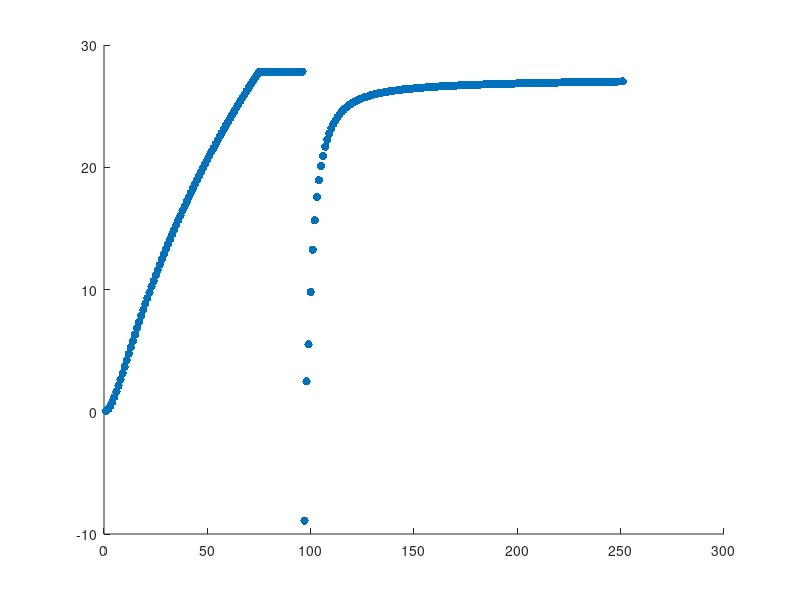

MATLAB code for this plot:
% Linear Differential Equation Plot
clc; clear;

realCD = .47;
BMass = 200;
PMass = 50;
GVol = 200;
z = 1; %initial altitude in meters
dz = 0; %initial change in altitude is 0 meters
vol = GVol; %the initial balloon volume is equal to the amount of air pumped in. (m^3)
dVol = 0; %the change of the volume is initally 0
r = 287; %This is the gas constant. Units are J/(kgK). 
Mb = 4.0026; %This is the molecular weight of the balloon gas (Helium)
p = 101325;%This is the inital atmospheric pressure (Pa) or kg/ms^2
temp = 15; %This is the initial temperature Celsius
tempK = temp + 273.15; % This is the temperature in Kelvin
RhoA = p/(287*tempK); %This is the density of air (kg/m^3)
Wg = Mb*p*vol/(r*tempK);
Wf = BMass*0.0098; % This is the weight of the balloon in Newtons (Bmass is in grams)
Wp = PMass*0.0098; % This is the weight of the payload in Newtons
cb = 0.55; % This is the apparent additional mass coefficient for balloons based on a study from UMich in 1995
g = 9.81; % acceleration caused by gravity (m/sec^2)
dt = 1;
radius = ((3/(4*pi))*vol)^(1/3);





%Constants
%A = 60;
%B = 60;
%C = 60;

float_dur = 22; % [s]

%Intervals
start_asc = 1;                  %ascending
stop_asc = 75;                 %ascending

start_fl = stop_asc;            %float    
stop_fl = start_fl + float_dur; %float

start_dec = stop_fl;            %descending
stop_dec = start_dec + 154;     %descending


%---- ASCENT ----
for t_asc = start_asc:stop_asc
    
    
     oldTemp = temp;
    oldTempK = tempK; % https://www.grc.nasa.gov/www/k-12/airplane/atmosmet.html
    if (z <= 11000) %Meters (Troposhpere)
        temp = 15.04 - 0.00649*z; 
        tempK = temp + 273.15;
        p = 101.29*((temp+273.1)/(288.08)).^5.256;
        
    elseif (z > 11000 && z < 25000) %Meters (Lower Stratosphere)
        temp = -56.46;
        tempK = temp + 273.15;
        p = 22.65*exp(1.73-0.000157*z);
        
    else %Upper Stratosphere
        temp = -131.21 + 0.00299*z; 
        tempK = temp + 273.15;
        p = 2.488 * ((temp+273.1)/216.6)^-11.388;
    end

    dTemp = abs(temp - oldTemp);
    dTempK = abs(tempK - oldTempK); 
    
    RhoA = (p/(.2869*(temp+273.1)))*9.81; %This is the density of air which needs to be updated. 9.81 is the conversion factor between kg and Newtons.

    Wg = Mb.*p.*vol/(r.*tempK); %The weight of the gas has to be updated for the new temperature
    
    radius = ((3/(4*pi))*vol).^(1/3);
    Ca = pi*radius.^2;   
    
    A = (Wp + Wf + Wg + cb.*p.*vol); 
    B = (1/2*g * realCD * RhoA * Ca); 
    C = (RhoA*vol - Wg - Wp - Wf);
    
    old_z = z;
    
    
    z = (A/C).*log(cosh( (sqrt(B).*sqrt(C).*t_asc)/A) );
    z_array(t_asc) = z;
    
    dz = z - old_z; %this is the change in altitude from the last second
    
    dVol = (r/(p*Mb))*(Wg*dTempK/dt)*dt + (RhoA/p)*(vol)*dz;
    
    vol = vol + dVol; 
    
    
end


%---- FLOAT ----
last_asc_idx = t_asc;           %get value of the "balloon" at the last time step
float_alt = z_array(last_asc_idx);    %set float_alt to value at end of ascent

for t = start_fl:stop_fl
    z = float_alt;
    z_array(t) = z;
end


%---- DESCENT ----
for t = start_dec:stop_dec
    
    
         oldTemp = temp;
    oldTempK = tempK; % https://www.grc.nasa.gov/www/k-12/airplane/atmosmet.html
    if (z <= 11000) %Meters (Troposhpere)
        temp = 15.04 - 0.00649*z; 
        tempK = temp + 273.15;
        p = 101.29*((temp+273.1)/(288.08))^5.256;
        
    elseif (z > 11000 && z < 25000) %Meters (Lower Stratosphere)
        temp = -56.46;
        tempK = temp + 273.15;
        p = 22.65*exp(1.73-0.000157*z);
        
    else %Upper Stratosphere
        temp = -131.21 + 0.00299*z; 
        tempK = temp + 273.15;
        p = 2.488 * ((temp+273.1)/216.6)^-11.388;
    end

    dTemp = abs(temp - oldTemp);
    dTempK = abs(tempK - oldTempK); 
    
    RhoA = (p/(.2869*(temp+273.1)))*9.81; %This is the density of air which needs to be updated. 9.81 is the conversion factor between kg and Newtons.

    Wg = Mb*p*vol/(r*tempK); %The weight of the gas has to be updated for the new temperature
    
    radius = ((3/(4*pi))*vol)^(1/3);
    Ca = pi*radius^2;   
    
    A = (Wp + Wf + Wg + cb*p*vol); 
    B = (1/2*g * realCD * RhoA * Ca); 
    C = (RhoA*vol - Wg - Wp - Wf);
    
    old_z = z;    
    
    z = float_alt-(A/C)*log(cosh( (sqrt(B)*sqrt(C)*t)/A) );
    z_array(t) = z;
    
     dz = z - old_z; %this is the change in altitude from the last second
    
    dVol= (r/(p*Mb))*(Wg*dTempK/dt)*dt + (RhoA/p)*(vol)*dz;
    
    vol = vol + dVol; 
    
end


%Scatter plot
t = 1:length(z_array);
scatter(t,z_array,'filled');

%Scatter plot for real component (just a working hack for now)
t = 1:length(z_array);
realz_array = real(z_array);
scatter(t,realz_array,'filled');


